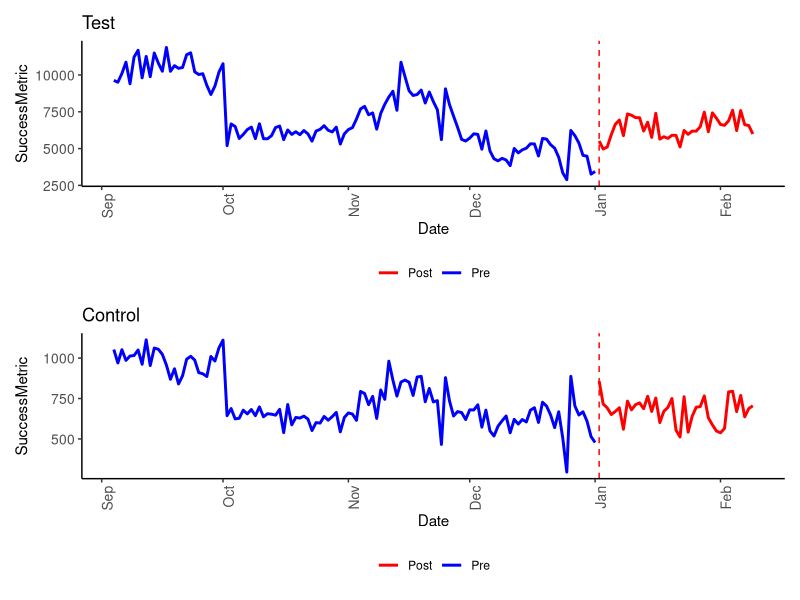

Write the R code that produced this figure.
#----------------- Run this for the first time install R ----------------------
#mypackages <- c( #'readxl','xlsx',
#  'data.table','reshape',
#  'chron','lubridate','purrr','dplyr', 
#  'cluster','factoextra','tidyr','philentropy', 
#  'stringr', 'ggplot2', 'patchwork')
#install.packages(mypackages)
#------------------------------------------------------------------------------

# 0) Install and read the data and ETL

library(data.table)
library(dplyr)
library(lubridate)
library(ggplot2)
library(patchwork)

# Sample dataframe with date and sales value columns
df <- fread('Tool_Output.csv' )
df <- na.omit(df)
# Convert date column to datetime format
df$Date <- as.Date(df$Date, format = "%m/%d/%Y %H:%M:%S")

df <- df %>% group_by(Date, WithinRange, Group) %>% summarise(SuccessMetric = sum(SuccessMetric)) %>% arrange(Date)

# Split the dataframe to two group of control and test
df$test_group <- ifelse(df$Group == 'Test', 1, 0)
df1 <- df[df$test_group == 1,]
df2 <- df[df$test_group == 0,]

# Define the start date for the test
for_loop <- df1[df1$WithinRange == 'Post', 'Date']
start_date <- min(for_loop$Date)
df1$pre_post <- ifelse(df1$Date >= start_date, "Pre", "Post")
df2$pre_post <- ifelse(df2$Date >= start_date, "Pre", "Post")

# Split the Test data into two groups based on the test start date
test_pre <- df1[df1$Date < start_date,]
test_pos <- df1[df1$Date >= start_date,]

# Split the control data into two groups based on the test start date
cont_pre <- df2[df2$Date < start_date,]
cont_pos <- df2[df2$Date >= start_date,]

# 1) Draw graphs of both test and control sets. add the date of test as a v-line
raw_graph <- function() {
  # Plot the sales data with a vertical line at the start date of the test
  # create subplots
  fig <- ggplot() +
    theme_bw() +
    theme(panel.grid.major = element_blank(), panel.grid.minor = element_blank(),
          axis.line = element_line(colour = "black"), 
          axis.text = element_text(size=10),
          panel.border = element_blank(),
          legend.position = "bottom",
          axis.text.x = element_text(angle = 90, hjust = 1))
  
  # subplot 1: test
  subplot1 <- fig + 
    geom_line(data = test_pre, aes(x = Date, y = SuccessMetric, color = "Pre"), size = 1) +
    geom_line(data = test_pos, aes(x = Date, y = SuccessMetric, color = "Post"), size = 1) +
    scale_color_manual(name = "", 
                       values = c("Pre" = "blue", "Post" = "red")) +
    labs(title = "Test") +
    theme(legend.title = element_blank())
  
  # add vertical line for start date
  subplot1 <- subplot1 + geom_vline(xintercept = as.numeric(start_date), linetype = "dashed", color = "red")
  
  # subplot 2: control
  subplot2 <- fig + 
    geom_line(data = cont_pre, aes(x = Date, y = SuccessMetric, color = "Pre"), size = 1) +
    geom_line(data = cont_pos, aes(x = Date, y = SuccessMetric, color = "Post"), size = 1) +
    scale_color_manual(name = "", 
                       values = c("Pre" = "blue", "Post" = "red")) +
    labs(title = "Control") +
    theme(legend.title = element_blank())
  
  # add vertical line for start date
  subplot2 <- subplot2 + geom_vline(xintercept = as.numeric(start_date), linetype = "dashed", color = "red")
  
  # combine subplots
  combined_plot <- subplot1 + subplot2 + plot_layout(nrow = 2, heights = c(0.5, 0.5))

}
raw_graph()

tryCatch({
  print(raw_graph())
  jpeg(filename = "Plot_of_Input.jpg", pointsize =12, quality = 200, bg = "white", res = NA, restoreConsole = TRUE)
  combined_plot
  dev.off()
}, error = function(e) {
  message('An error occurred')
  if (nrow(test_pre) == 0) message('Test Groups Pre-Test is empty')
  if (nrow(test_pos) == 0) message('Test Groups Post-Test is empty')
  if (nrow(cont_pre) == 0) message('Control Groups Pre-Test is empty')
  if (nrow(cont_pos) == 0) message('Control Groups Post-Test is empty')
})



# perform difference-in-differences analysis
test_pre_mean <- mean(test_pre$SuccessMetric)
test_pos_mean <- mean(test_pos$SuccessMetric)
cont_pre_mean <- mean(cont_pre$SuccessMetric)
cont_pos_mean <- mean(cont_pos$SuccessMetric)

# numeric change on mean after test
did <- (test_pos_mean - test_pre_mean) - (cont_pos_mean - cont_pre_mean)
did

# Change of rate after test
did_rate <- did / test_pre_mean
did_rate

error_message <- 'No Error Message'

if(is.nan(did)){
  if (nrow(test_pre) == 0) error_message <- 'Test Groups Pre-Test is empty'
  if (nrow(test_pos) == 0) error_message <- 'Test Groups Post-Test is empty'
  if (nrow(cont_pre) == 0) error_message <- 'Control Groups Pre-Test is empty'
  if (nrow(cont_pos) == 0) error_message <- 'Control Groups Post-Test is empty'
}

cat(sprintf("Numeric change = %.4f,\nChange Rate Post test = %.2f%%\n", did, did_rate * 100))

# Perform two-sample t-test
test_pre_mean <- mean(test_pre$SuccessMetric)
test_pos_mean <- mean(test_pos$SuccessMetric)

t_test_result <- t.test(test_pre$SuccessMetric, test_pos$SuccessMetric)
p_value_origin <- t_test_result$p.value

if (p_value_origin <= 0.05){
  p_value_meaning_text <- 'Test is Statisticaly Significant'
} else {
  p_value_meaning_text <- 'Test is Not Statisticaly Significant'
}


print(paste0("Original t-test result P value = ", format(p_value_origin, digits=4)))
p_output <- print(p_value_origin, digits=4)

output <- data.frame(p_value = c(p_value_origin),
                     p_value_meaning = c(p_value_meaning_text),
                     Lift_Perc_over_Control_Group = c(did_rate),
                     Error = c(error_message)
)
print(output)

write.csv(output, "statistical_significance_output.csv", row.names=FALSE)

#---------------------
